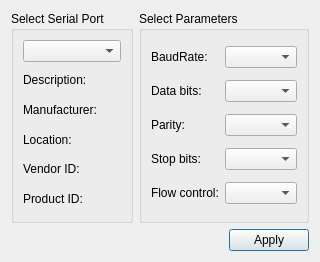
<?xml version="1.0" encoding="UTF-8"?>
<ui version="4.0">
 <class>SettingsDialog</class>
 <widget class="QDialog" name="SettingsDialog">
  <property name="geometry">
   <rect>
    <x>0</x>
    <y>0</y>
    <width>281</width>
    <height>262</height>
   </rect>
  </property>
  <property name="windowTitle">
   <string>Settings</string>
  </property>
  <layout class="QGridLayout" name="gridLayout_3">
   <item row="1" column="0" colspan="2">
    <layout class="QHBoxLayout" name="horizontalLayout">
     <item>
      <spacer name="horizontalSpacer">
       <property name="orientation">
        <enum>Qt::Horizontal</enum>
       </property>
       <property name="sizeHint" stdset="0">
        <size>
         <width>96</width>
         <height>20</height>
        </size>
       </property>
      </spacer>
     </item>
     <item>
      <widget class="QPushButton" name="applyButton">
       <property name="text">
        <string>Apply</string>
       </property>
      </widget>
     </item>
    </layout>
   </item>
   <item row="0" column="0">
    <widget class="QGroupBox" name="selectBox">
     <property name="title">
      <string>Select Serial Port</string>
     </property>
     <layout class="QGridLayout" name="gridLayout">
      <item row="0" column="0">
       <widget class="QComboBox" name="serialPortInfoListBox"/>
      </item>
      <item row="1" column="0">
       <widget class="QLabel" name="descriptionLabel">
        <property name="text">
         <string>Description:</string>
        </property>
       </widget>
      </item>
      <item row="2" column="0">
       <widget class="QLabel" name="manufacturerLabel">
        <property name="text">
         <string>Manufacturer:</string>
        </property>
       </widget>
      </item>
      <item row="3" column="0">
       <widget class="QLabel" name="locationLabel">
        <property name="text">
         <string>Location:</string>
        </property>
       </widget>
      </item>
      <item row="4" column="0">
       <widget class="QLabel" name="vidLabel">
        <property name="text">
         <string>Vendor ID:</string>
        </property>
       </widget>
      </item>
      <item row="5" column="0">
       <widget class="QLabel" name="pidLabel">
        <property name="text">
         <string>Product ID:</string>
        </property>
       </widget>
      </item>
     </layout>
    </widget>
   </item>
   <item row="0" column="1">
    <widget class="QGroupBox" name="parametersBox">
     <property name="title">
      <string>Select Parameters</string>
     </property>
     <layout class="QGridLayout" name="gridLayout_2">
      <item row="0" column="0">
       <widget class="QLabel" name="baudRateLabel">
        <property name="text">
         <string>BaudRate:</string>
        </property>
       </widget>
      </item>
      <item row="0" column="1">
       <widget class="QComboBox" name="baudRateBox"/>
      </item>
      <item row="1" column="0">
       <widget class="QLabel" name="dataBitsLabel">
        <property name="text">
         <string>Data bits:</string>
        </property>
       </widget>
      </item>
      <item row="1" column="1">
       <widget class="QComboBox" name="dataBitsBox"/>
      </item>
      <item row="2" column="0">
       <widget class="QLabel" name="parityLabel">
        <property name="text">
         <string>Parity:</string>
        </property>
       </widget>
      </item>
      <item row="2" column="1">
       <widget class="QComboBox" name="parityBox"/>
      </item>
      <item row="3" column="0">
       <widget class="QLabel" name="stopBitsLabel">
        <property name="text">
         <string>Stop bits:</string>
        </property>
       </widget>
      </item>
      <item row="3" column="1">
       <widget class="QComboBox" name="stopBitsBox"/>
      </item>
      <item row="4" column="0">
       <widget class="QLabel" name="flowControlLabel">
        <property name="text">
         <string>Flow control:</string>
        </property>
       </widget>
      </item>
      <item row="4" column="1">
       <widget class="QComboBox" name="flowControlBox"/>
      </item>
     </layout>
    </widget>
   </item>
  </layout>
 </widget>
 <resources/>
 <connections/>
</ui>
